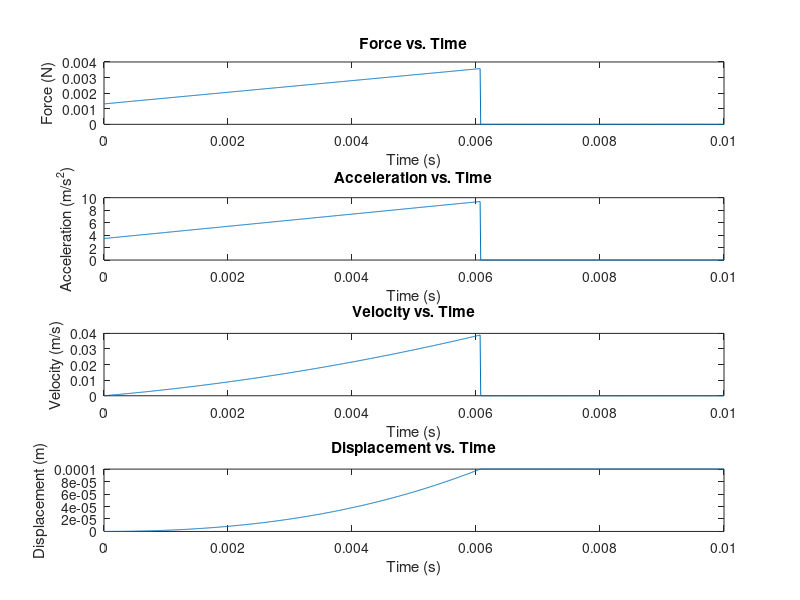

This figure's MATLAB source:
% Paramètres et grandeurs physiques
M_MPM = 0.38e-3; % kg
P_MPM = M_MPM * 9.81; % N
course = 0.1e-3; % m
mu_f = 0.4; % Sans unité

% vecteur de temps
t = linspace(0, 0.01, 1000); % s

% position x vecteur
pos_x = linspace(0, 0.1e-3, 1000); % m

% Calculer Fx_M, Fx_EM et Fz_EM
ix = 1; % Supposons que le courant est de 1A
Fx_M = 3.7293E+01 * pos_x - 4.3152E-11;
Fx_EM = ix * (2.1252E+18 * pos_x.^6 - 9.7281E+07 * pos_x.^5 - 5.0226E+10 * pos_x.^4 + 1.3028E+00 * pos_x.^3 + 4.9317E+02 * pos_x.^2 - 1.0385E-07 * pos_x + 1.3115E-03);
Fz_EM = ix * (-1.4456E+07 * pos_x.^3 + 1.2642E-05 * pos_x.^2 - 2.9536E-01 * pos_x + 9.3282E-14);

% Calculer Ftotal_x (la composante de la force résultante sur l'axe des x)
Ftotal_x = Fx_M + Fx_EM;

% Calculer Ftotal_z (la composante de la force résultante sur l'axe z)
Ftotal_z = P_MPM + Fz_EM;

% Calculer le poids net
Wnet = M_MPM * 9.81 - Ftotal_z;

% Calcul du frottement
Ff = Wnet * mu_f;

% Calculer l'accélération
a = (Ftotal_x - Ff) / M_MPM;

% Calculer la vitesse à l'aide de la fonction intégrale
v = cumtrapz(t, a);

% Calculer le déplacement à l'aide de la fonction intégrale
x = cumtrapz(t, v);
index = find(x>course);
x(index(1):end)=course;
v(index(1):end)=0;
a(index(1):end)=0;
Ftotal_x(index(1):end)=0;
% Tracer la force, l'accélération, la vitesse et le déplacement dans le temps
figure;
subplot(4, 1, 1);
plot(t, Ftotal_x);
title('Force vs. Time');
ylabel('Force (N)');
xlabel('Time (s)');

subplot(4, 1, 2);
plot(t, a);
title('Acceleration vs. Time');
ylabel('Acceleration (m/s^2)');
xlabel('Time (s)');

subplot(4, 1, 3);
plot(t, v);
title('Velocity vs. Time');
ylabel('Velocity (m/s)');
xlabel('Time (s)');

subplot(4, 1, 4);
plot(t, x);
title('Displacement vs. Time');
ylabel('Displacement (m)');
xlabel('Time (s)');

% figure;
% plot(pos_x, Fx_EM);
